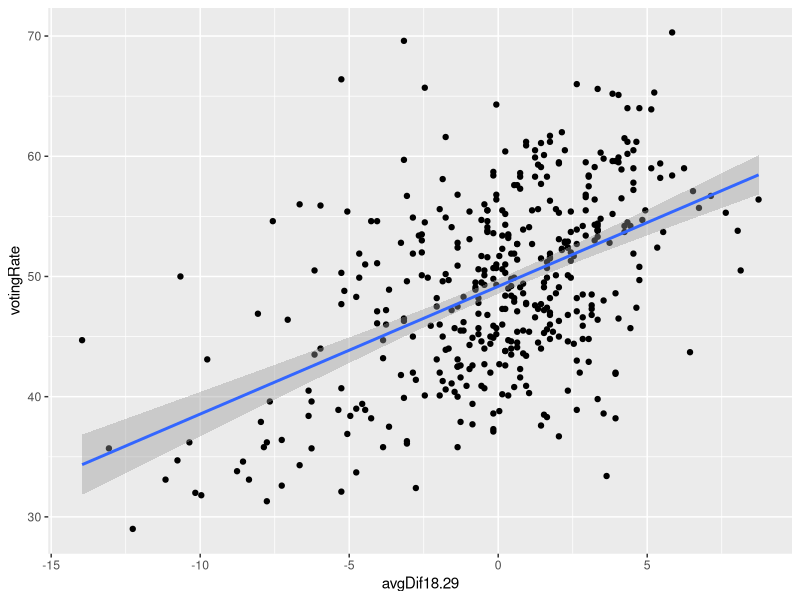
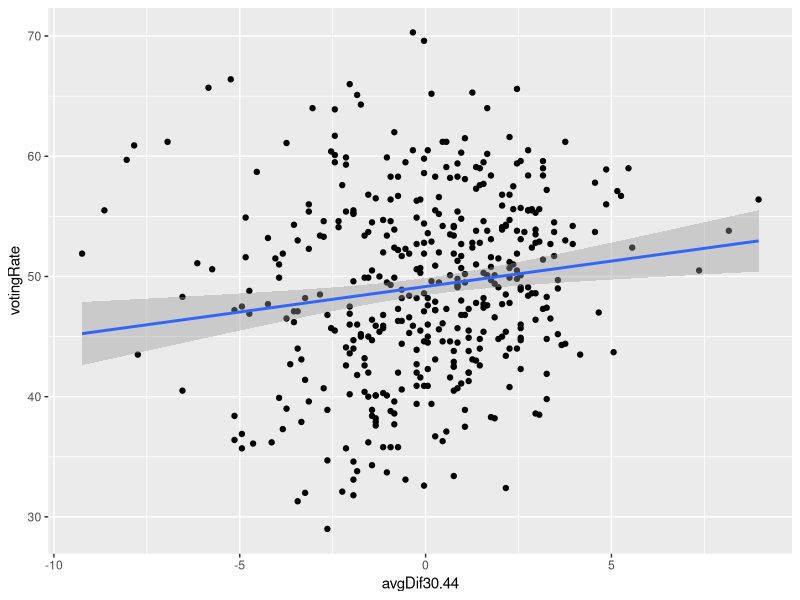
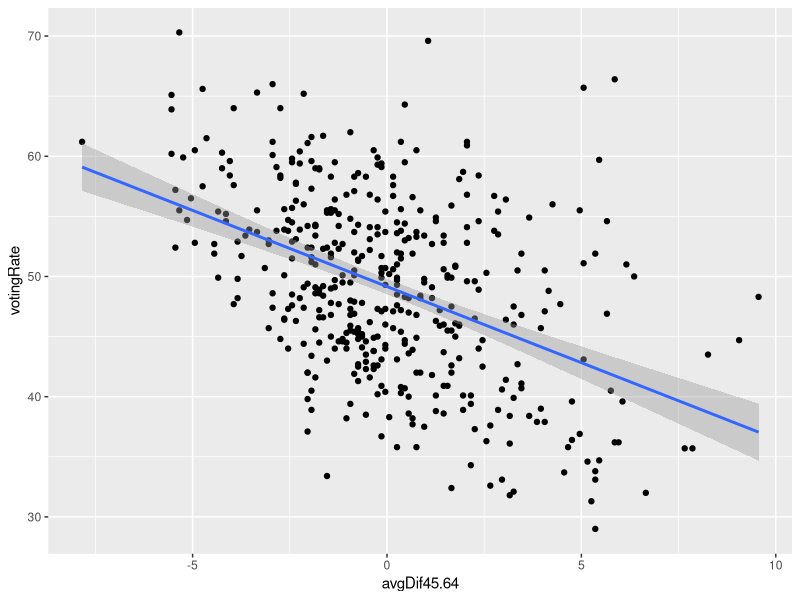
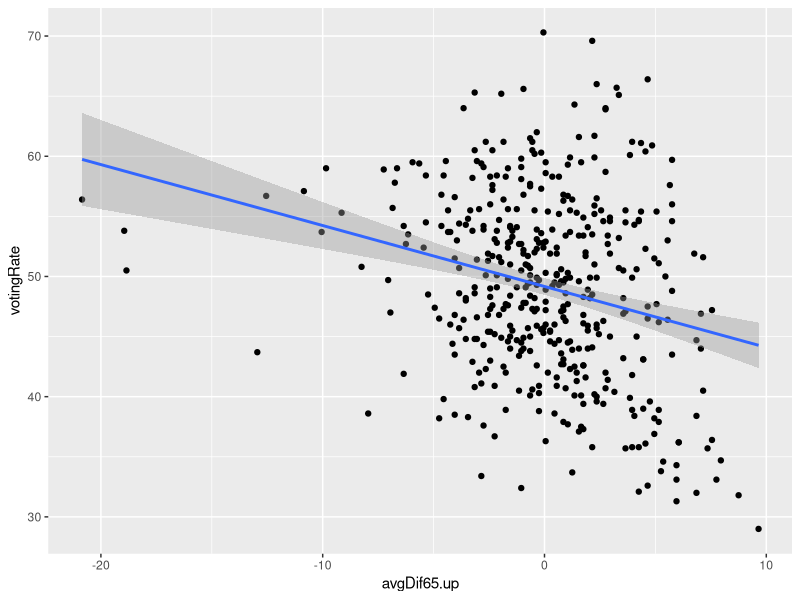

Write the R code that produced these figures, in order.
## ---- chunk 1
# tidyverse
library(tidyverse)
# readxl
library(readxl)
df1 <- read.csv('table01.csv')
df2 <- read.csv('table02a.csv')
df3 <- read.csv('table02b.csv')
df4 <- read.csv('table02c.csv')
df5 <- read.csv('table02d.csv')
# head(df1)
# head(df2)
# head(df3)
# head(df4)
# head(df5)
library(dplyr)
library(ggplot2)
library(tidyr)
library(readr)
library(lubridate)
## ---- chunk 2
table01 <- read.csv("table01.csv")
table01 <- table01 %>%
  rename(
    stateAbb = State.abbreviation,
    stateName = State.name,
    congressDist = Congressional.district,
    votesCastForCongress = Votes.cast.for.congressional.representative.for.the.November.6..2018.election,
    votingAgePopulation = Citizen.voting.age.population.estimate,
    votingAgePopulationMOE = Citizen.voting.age.population.Margin.of.Error,
    votingRate = Voting.rate.estimate,
    votingRateMOE = Voting.rate.Margin.of.Error
  )
head(table01, 5)
table02a <- read.csv("table02a.csv")
table02a <- table02a %>%
  rename(
    stateAbb = State.abbreviation,
    stateName = State.name,
    congressDist = Congressional.district,
    votingAgePopulation = Citizen.voting.age.population.estimate,
    votingAgePopulationMOE = Citizen.voting.age.population.MOE
  )
## ---- chunk 3
# head(df4)
eduPol <- full_join(df1, df4)
eduPol %>% pivot_longer(Less.grade.9.estimate:Bachelor.degree.or.more.percent.MOE, names_to = "Education", values_to = "Amount") -> eduPol
head(eduPol)
#add gender break down
df3 %>% 
  select(State.abbreviation:Women.percent.MOE) -> gender
gender %>%
  pivot_longer(Men.estimate:Women.percent.MOE, names_to = "Gender", values_to = "Percentage") -> gender
eduPol %>%
  full_join(gender) -> eduPol
head(eduPol)
## ---- chunk 4
head(table01)
head(table02a)
table02a <- table01 %>%
  select(stateAbb, congressDist, votingRate) %>%
  inner_join(table02a, by = c('stateAbb', 'congressDist'))
mean18.29 <- mean(table02a$Ages.18.29.percent.estimate)
mean30.44 <- mean(table02a$Ages.30.44.percent.estimate)
mean45.64 <- mean(table02a$Ages.45.64.percent.estimate)
mean65.up <- mean(table02a$Ages.65.up.percent.estimate)
mean18.29
mean30.44
mean45.64
mean65.up
table02a$dif18.29 <- mean18.29 - table02a$Ages.18.29.percent.estimate
table02a$dif30.44 <- mean30.44 - table02a$Ages.30.44.percent.estimate
table02a$dif45.64 <- mean45.64 - table02a$Ages.45.64.percent.estimate
table02a$dif65.up <- mean65.up - table02a$Ages.65.up.percent.estimate
avgDif <- table02a %>%
  group_by(stateName, congressDist) %>%
  summarise(avgDif18.29 = mean(dif18.29, na.rm=TRUE), avgDif30.44 = mean(dif30.44, na.rm=TRUE), avgDif45.64 = mean(dif45.64, na.rm=TRUE), avgDif65.up = mean(dif65.up, na.rm=TRUE), votingRate = votingRate )

avgDif %>% 
  arrange(desc(avgDif18.29)) %>%
  head(5)

avgDif %>% 
  arrange(desc(avgDif30.44)) %>%
  head(5)

avgDif %>% 
  arrange(desc(avgDif45.64)) %>%
  head(5)

avgDif %>% 
  arrange(desc(avgDif65.up)) %>%
  head(5)

ggplot(avgDif, aes(x=avgDif18.29, y=votingRate)) +geom_point() + geom_smooth(method='lm')
ggplot(avgDif, aes(x=avgDif30.44, y=votingRate)) +geom_point() + geom_smooth(method='lm')
ggplot(avgDif, aes(x=avgDif45.64, y=votingRate)) +geom_point() + geom_smooth(method='lm')
ggplot(avgDif, aes(x=avgDif65.up, y=votingRate)) +geom_point() + geom_smooth(method='lm')
## ---- chunk 5

## ---- chunk 6

## ---- chunk 7

